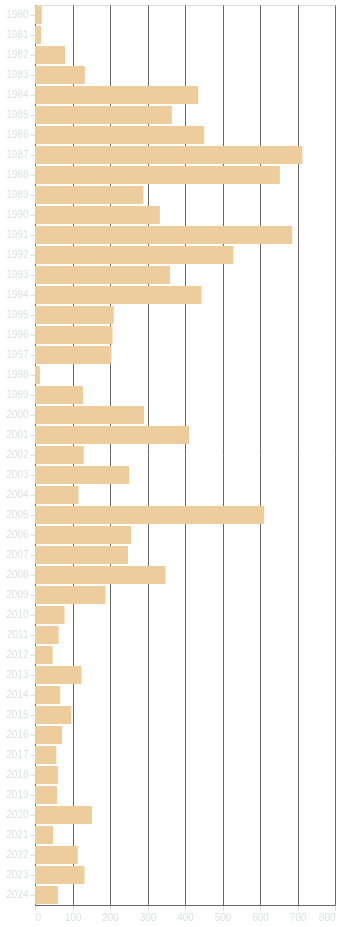

Write a Vega-Lite specification for this figure.
### Vega-Lite specification from a JSON file in a GitHub repository (floating-point values rounded to 4 significant figures; data arrays with more than 128 entries replaced by an {"elided": "..."} marker saying what was removed)
{"config": {"background": "transparent", "title": {"color": "#DBDEE1", "fontSize": 16}, "axis": {"domainColor": "#666666", "gridColor": "#666666", "tickColor": "#DBDEE1", "titleColor": "#DBDEE1", "labelColor": "#DBDEE1"}, "legend": {"labelColor": "#DBDEE1", "titleColor": "#DBDEE1"}}, "data": {"name": "data-c9754dd2f3dce9aeb3ec655b0a0eedad"}, "mark": {"type": "bar", "tooltip": true}, "encoding": {"color": {"value": "#EDCD9B"}, "x": {"aggregate": "count", "axis": {"ticks": true, "title": null}, "type": "quantitative"}, "y": {"axis": {"ticks": true, "title": null}, "field": "year", "type": "nominal"}}, "height": "container", "params": [{"name": "param_1", "select": {"type": "interval", "encodings": ["x", "y"]}, "bind": "scales"}], "width": "container", "$schema": "https://vega.github.io/schema/vega-lite/v5.17.0.json", "datasets": {"data-c9754dd2f3dce9aeb3ec655b0a0eedad": {"elided": "10350 records"}}}
